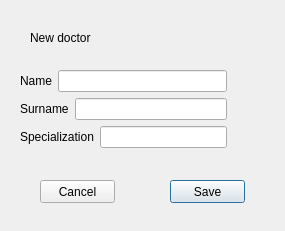
<?xml version="1.0" encoding="UTF-8"?>
<ui version="4.0">
 <class>AdminNewDoctor</class>
 <widget class="QDialog" name="AdminNewDoctor">
  <property name="geometry">
   <rect>
    <x>0</x>
    <y>0</y>
    <width>285</width>
    <height>231</height>
   </rect>
  </property>
  <property name="windowTitle">
   <string>Dialog</string>
  </property>
  <widget class="QLabel" name="label_title">
   <property name="geometry">
    <rect>
     <x>30</x>
     <y>30</y>
     <width>61</width>
     <height>16</height>
    </rect>
   </property>
   <property name="text">
    <string>New doctor:</string>
   </property>
  </widget>
  <widget class="QPushButton" name="pushButton_save">
   <property name="geometry">
    <rect>
     <x>170</x>
     <y>180</y>
     <width>75</width>
     <height>23</height>
    </rect>
   </property>
   <property name="text">
    <string>Save</string>
   </property>
  </widget>
  <widget class="QPushButton" name="pushButton_cancel">
   <property name="geometry">
    <rect>
     <x>40</x>
     <y>180</y>
     <width>75</width>
     <height>23</height>
    </rect>
   </property>
   <property name="text">
    <string>Cancel</string>
   </property>
  </widget>
  <widget class="QLabel" name="label_status">
   <property name="geometry">
    <rect>
     <x>200</x>
     <y>30</y>
     <width>61</width>
     <height>16</height>
    </rect>
   </property>
   <property name="text">
    <string/>
   </property>
  </widget>
  <widget class="QWidget" name="">
   <property name="geometry">
    <rect>
     <x>20</x>
     <y>70</y>
     <width>207</width>
     <height>80</height>
    </rect>
   </property>
   <layout class="QVBoxLayout" name="verticalLayout">
    <item>
     <layout class="QHBoxLayout" name="horizontalLayout">
      <item>
       <widget class="QLabel" name="label_name">
        <property name="text">
         <string>Name</string>
        </property>
       </widget>
      </item>
      <item>
       <widget class="QLineEdit" name="lineEdit_name"/>
      </item>
     </layout>
    </item>
    <item>
     <layout class="QHBoxLayout" name="horizontalLayout_2">
      <item>
       <widget class="QLabel" name="label_surname">
        <property name="text">
         <string>Surname</string>
        </property>
       </widget>
      </item>
      <item>
       <widget class="QLineEdit" name="lineEdit_surname"/>
      </item>
     </layout>
    </item>
    <item>
     <layout class="QHBoxLayout" name="horizontalLayout_3">
      <item>
       <widget class="QLabel" name="label_specialization">
        <property name="text">
         <string>Specialization</string>
        </property>
       </widget>
      </item>
      <item>
       <widget class="QLineEdit" name="lineEdit_specialization"/>
      </item>
     </layout>
    </item>
   </layout>
  </widget>
 </widget>
 <resources/>
 <connections/>
</ui>
